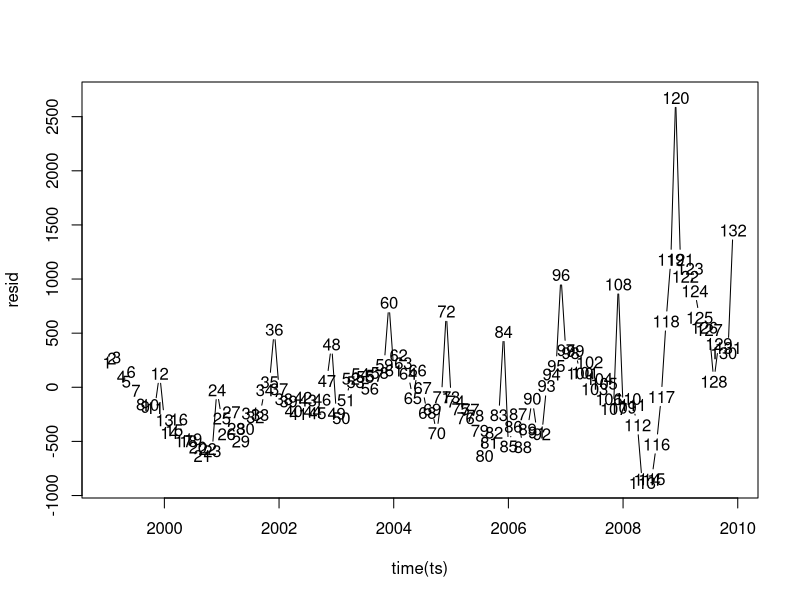
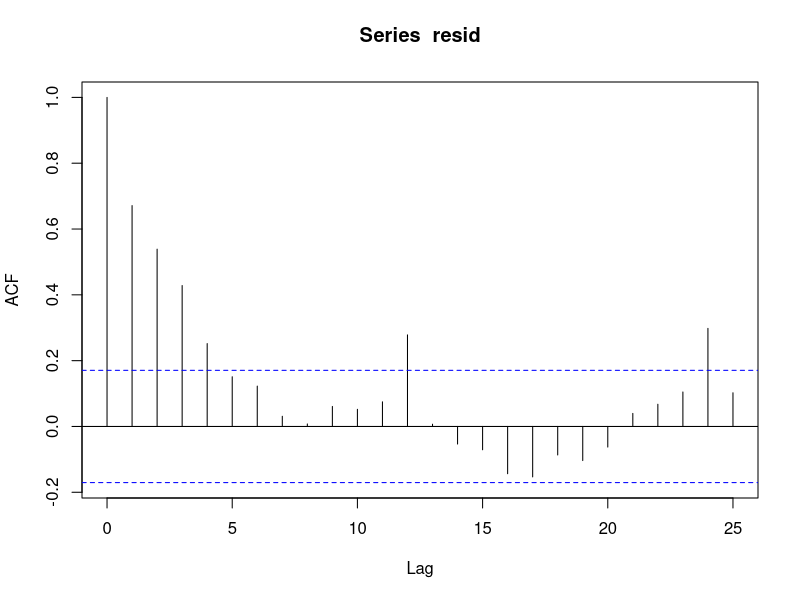
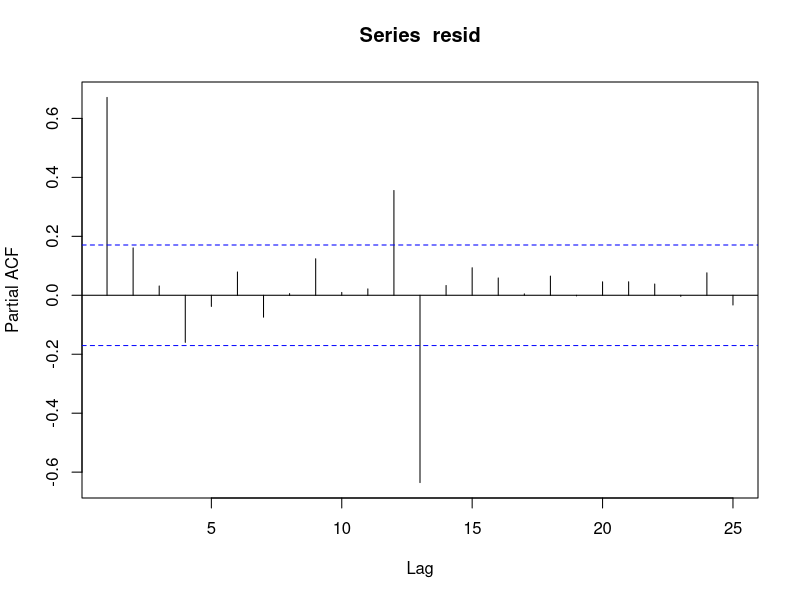
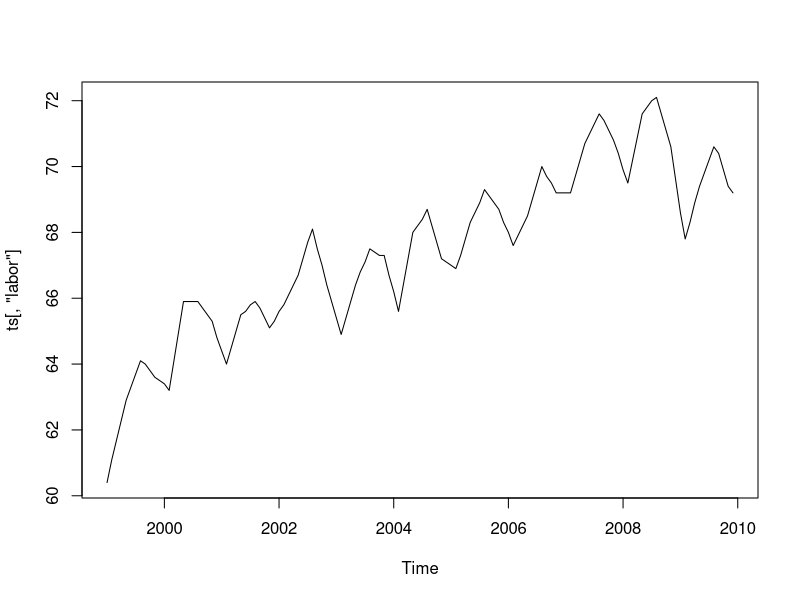
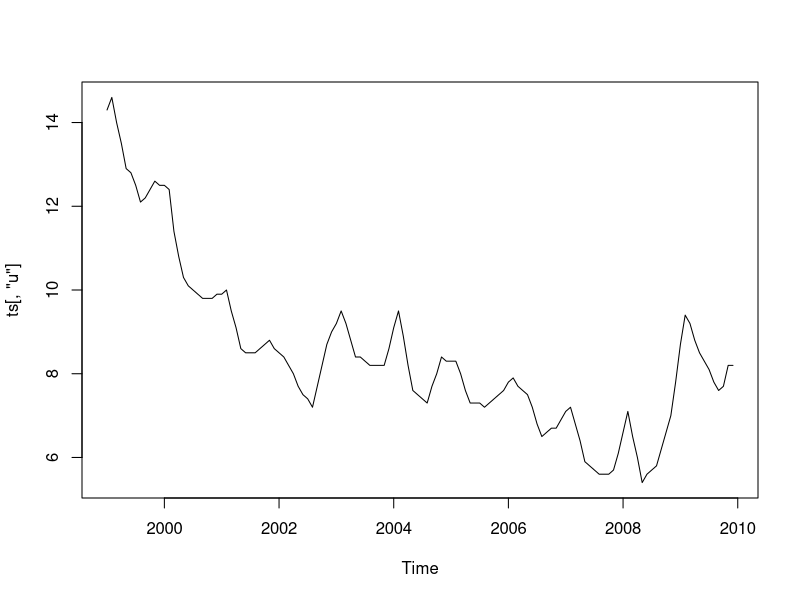
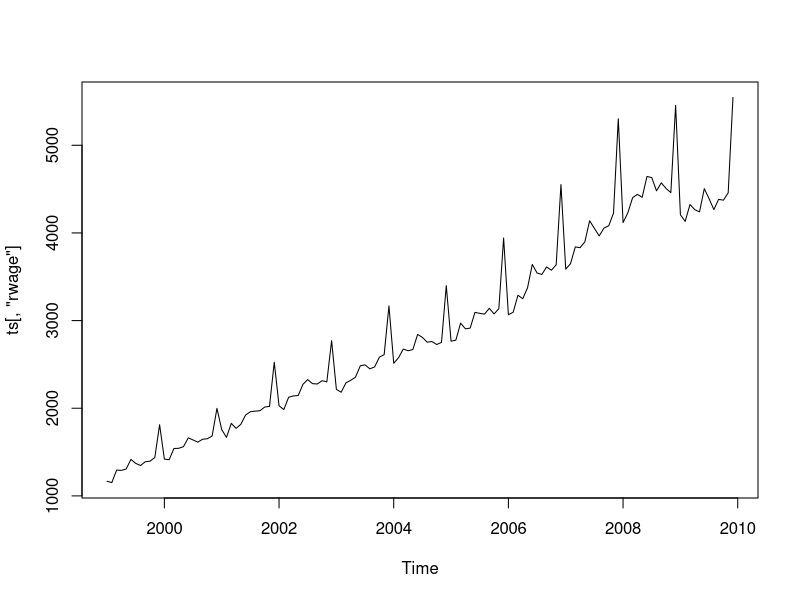
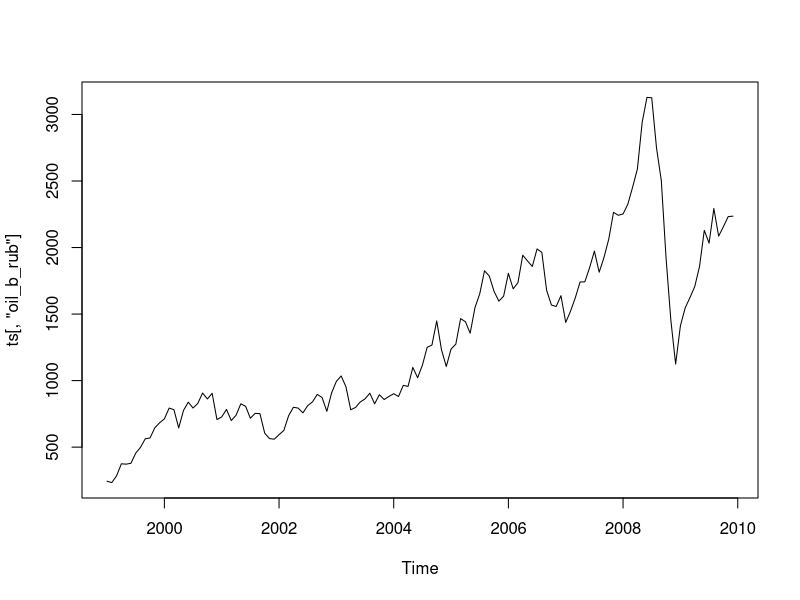
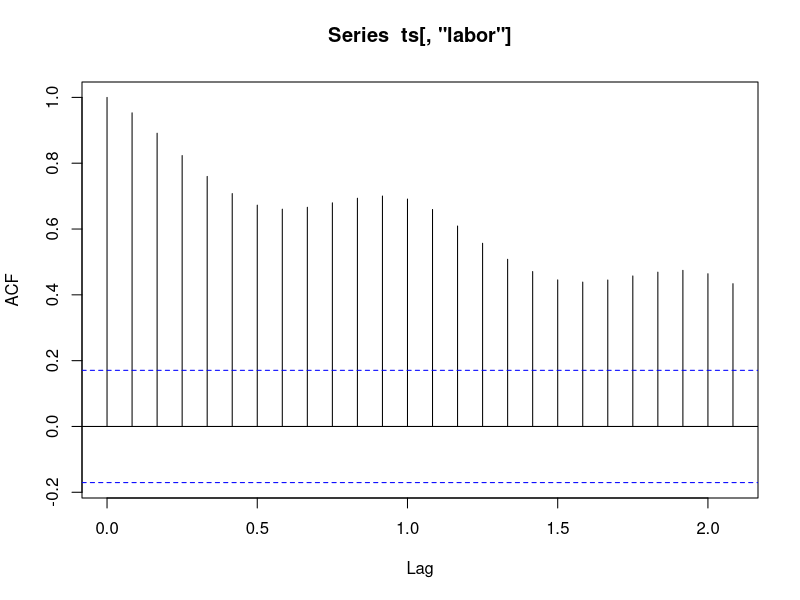

Reproduce these figures in R, in order.
## ---- chunk 1
knitr::opts_chunk$set(echo = TRUE)
## ---- chunk 2
library(tidyverse)
library(haven) #чтение .dta файлов

df <- read_dta(file = "crisis.dta")
ts <- ts(df[,c("labor", "oil_b_rub", "rwage", "u")], start = c(1999, 1), end = c(2009, 12), frequency = 12)
## ---- chunk 3
lin_m1 <- lm(ts[,"rwage"] ~ ts[,"oil_b_rub"] + ts[,"u"])
summary(lin_m1)
## ---- chunk 4
resid <- resid(lin_m1)
plot(time(ts), resid)
## ---- chunk 5

## ---- chunk 6

## ---- chunk 7

## ---- chunk 8
acf(resid, lag.max = 25)
pacf(resid, lag.max = 25)
## ---- chunk 9
plot(ts[,"labor"])
plot(ts[,"u"])
plot(ts[,"rwage"])
plot(ts[,"oil_b_rub"])
## ---- chunk 10
acf(ts[,"labor"], lag.max = 25)
pacf(ts[,"labor"], lag.max = 25)
acf(diff(ts[,"labor"]), lag.max = 25)
pacf(diff(ts[,"labor"]), lag.max = 25)
## ---- chunk 11
acf(ts[,"u"], lag.max = 25)
pacf(ts[,"u"], lag.max = 25)
acf(diff(ts[,"u"]), lag.max = 25)
pacf(diff(ts[,"u"]), lag.max = 25)
## ---- chunk 12
acf(ts[,"rwage"], lag.max = 25)
pacf(ts[,"rwage"], lag.max = 25)
acf(diff(ts[,"rwage"]), lag.max = 25)
pacf(diff(ts[,"rwage"]), lag.max = 25)
## ---- chunk 13
acf(ts[,"oil_b_rub"], lag.max = 25)
pacf(ts[,"oil_b_rub"], lag.max = 25)
acf(diff(ts[,"oil_b_rub"]), lag.max = 25)
pacf(diff(ts[,"oil_b_rub"]), lag.max = 25)
## ---- chunk 14

## ---- chunk 15
arima_1 <- arima(ts[,"labor"], order = c(1, 0, 1))
arima_1
## ---- chunk 16
pred <- predict(arima_1, n.ahead = 12)
## ---- chunk 17
arima_2 <- arima(ts[,"labor"], order = c(1, 1, 0))
arima_2
## ---- chunk 18
arima_3 <- arima(ts[,"labor"], order = c(1, 0, 0))
arima_3
## ---- chunk 19
arima_4 <- arima(ts[,"labor"], order = c(2, 0, 0))
arima_4
## ---- chunk 20
arima_5 <- arima(ts[,"labor"], order = c(3, 0, 0))
arima_5
